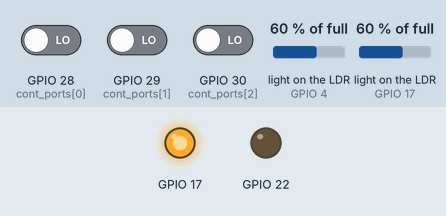
Recording of a program running on a simulated Raspberry Pi (BCM pin numbers). Parts: output pins drawn as LEDs (lit = HIGH). The test bench sets the inputs (shaded band); at power-on: GPIO 28 (cont_ports[0]) LOW, GPIO 29 (cont_ports[1]) LOW, GPIO 30 (cont_ports[2]) LOW, light on the LDR (sensors on GPIO 4, GPIO 17) 60 % of full. The capacitor on the light-sensor pin charges in 0.2 + 60·(1 − level)² ms; pins used as bus, display or sensor lines are not drawn.

Above: at 1.2 s.
1.3 s: GPIO 28 (cont_ports[0]) driven HIGH
At 1.6 s:
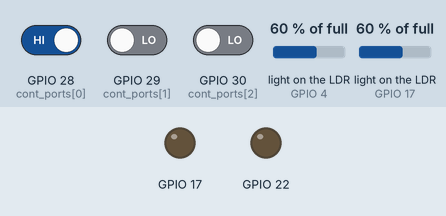
2.8 s: GPIO 29 (cont_ports[1]) driven HIGH
Timing chart, 0 to 5.8 s (numbered marks = the images above; inputs shaded):
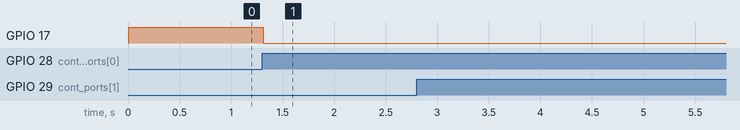

Measured:
- after the input at 1.3 s, GPIO 17: HIGH → LOW at once

The program:

led_move.py
```python
#!/usr/bin/env python
# -*- coding: utf-8 -*-

# Check from GPIO 28 to 31
# when GPIO is False
# print messages of button
# pressed

import RPi.GPIO as GPIO
from sys import argv
import twenty_on_off as TW

GPIO.setmode(GPIO.BCM)
GPIO.setwarnings(False)

cont_ports = [28, 29, 30, 31]
for port in cont_ports:
  GPIO.setup(port, GPIO.IN)
ledports = TW.light_num

led = 0
TW.led_on(led)

while True:
  for port in cont_ports:
    check = TW.input_check(port)
    if check == False:
      if port == cont_ports[0]:
         TW.led_off(led)
	 led = TW.move_right(led)
         TW.led_on(led)
      elif port == cont_ports[1]:
         TW.led_off(led)
	 led = TW.move_lower(led)
         TW.led_on(led)
      elif port == cont_ports[2]:
         TW.led_off(led)
	 led = TW.move_left(led)
         TW.led_on(led)
      elif port == cont_ports[3]:
         TW.led_off(led)
	 led = TW.move_upper(led)
         TW.led_on(led)
      while check == False:
        check = TW.input_check(port)
```

twenty_on_off.py
```python
#!/usr/bin/env python
# -*- coding: utf-8 -*-

import RPi.GPIO as GPIO

# use port 29-31
from time import sleep
ports = [17, 18, 27, 22, 4]
light_num = [
   0, 1, 2, 3, 4, 5,
   6, 7, 8, 9, 10, 11,
   12, 13, 14, 15, 16,
   17, 18, 19]
p0, p1, p2, p3, p4, = ports
leds = [
[p0, p4], [p4, p0],
[p3, p4], [p4, p3],
[p1, p4], [p3, p0],
[p0, p3], [p1, p0],
[p0, p1], [p4, p1],
[p1, p3], [p3, p1],
[p2, p0], [p0, p2],
[p2, p4], [p2, p1],
[p1, p2], [p2, p3],
[p3, p2], [p4, p2]]

def led_on(num):
  led = leds[num]
  GPIO.setup(led[0], GPIO.OUT)
  GPIO.setup(led[1], GPIO.OUT)
  GPIO.output(led[0], GPIO.HIGH)

def led_off(num):
  led = leds[num]
  GPIO.setup(led[0], GPIO.OUT)
  GPIO.output(led[0], GPIO.LOW)
  GPIO.setup(led[0], GPIO.IN)
  GPIO.setup(led[1], GPIO.IN)

# not tested new functions, below

def for_back(repeat_time):
  if isdigit(repeat_time):
    if repeat_time < 0:
      cont = -1
      repeat_time = abs(repeat_time)
    else: cont = 1
  else: exit(1)
  return (repeat_time, cont)

def input_check(port):
  button = GPIO.input(port)
# wait to prevent chattering
  wait = 0.005
  sleep(wait)
  return (button)

# move led
def move_upper(led):
   if led % 5:
     return led - 1
   else:
      return led
#     return led + 4
def move_lower(led):
   if (led + 1) % 5:
     return led + 1
   else:
      return led
#     return led - 4
def move_left(led):
   if led > 14:
#     return led - 15
      return led
   else:
    return led + 5
def move_right(led):
   if led < 5:
#     return led + 15
      return led
   else:
    return led - 5
```
